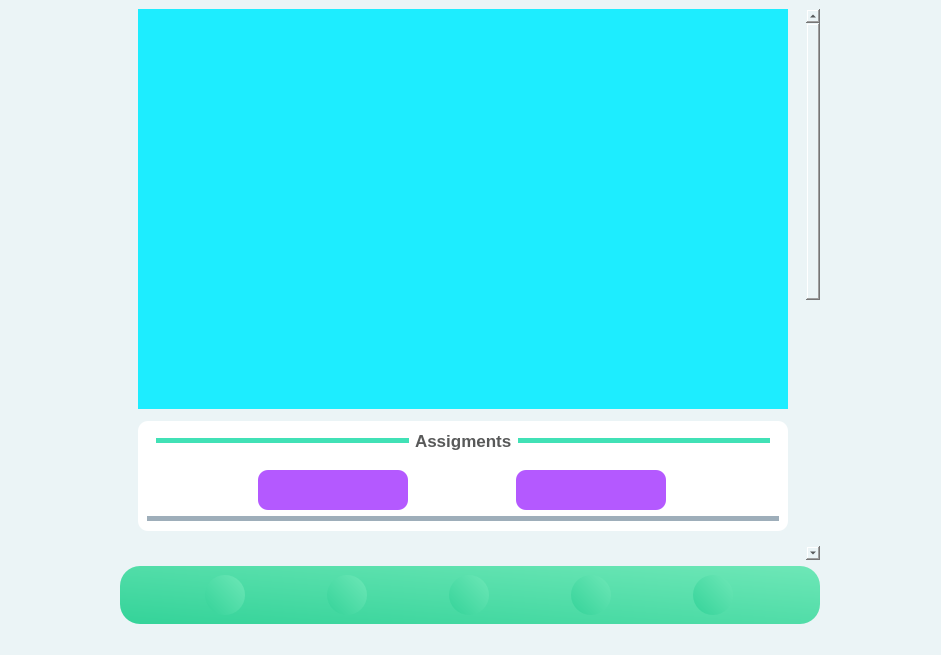
<?xml version="1.0" encoding="UTF-8"?>
<ui version="4.0">
 <class>MainWindow</class>
 <widget class="QMainWindow" name="MainWindow">
  <property name="geometry">
   <rect>
    <x>0</x>
    <y>0</y>
    <width>941</width>
    <height>655</height>
   </rect>
  </property>
  <property name="windowTitle">
   <string>MainWindow</string>
  </property>
  <property name="styleSheet">
   <string notr="true">background:rgb(235, 244, 246);
border:0;</string>
  </property>
  <widget class="QWidget" name="centralwidget">
   <property name="minimumSize">
    <size>
     <width>0</width>
     <height>0</height>
    </size>
   </property>
   <layout class="QGridLayout" name="gridLayout_2">
    <item row="0" column="0">
     <widget class="QScrollArea" name="scrollArea">
      <property name="maximumSize">
       <size>
        <width>700</width>
        <height>16777215</height>
       </size>
      </property>
      <property name="styleSheet">
       <string notr="true">QScrollBar:vertical{
	background: rgb(204, 211, 213);
	border: none;
	width: 5px;
	margin: 15px 0px 15px 0px;
	border-radius: 0px;
}

QScrollBar::handle:vertical {
	background:rgb(150, 150, 150);
	border-radius: 10px;
	min-height: 30px;
}

QScrollBar{
padding: 0px;
margin: 0px;
}</string>
      </property>
      <property name="verticalScrollBarPolicy">
       <enum>Qt::ScrollBarAsNeeded</enum>
      </property>
      <property name="horizontalScrollBarPolicy">
       <enum>Qt::ScrollBarAlwaysOff</enum>
      </property>
      <property name="widgetResizable">
       <bool>true</bool>
      </property>
      <widget class="QWidget" name="wrapper">
       <property name="geometry">
        <rect>
         <x>0</x>
         <y>-360</y>
         <width>683</width>
         <height>1040</height>
        </rect>
       </property>
       <layout class="QGridLayout" name="gridLayout">
        <property name="leftMargin">
         <number>0</number>
        </property>
        <property name="topMargin">
         <number>0</number>
        </property>
        <property name="rightMargin">
         <number>0</number>
        </property>
        <property name="bottomMargin">
         <number>0</number>
        </property>
        <property name="spacing">
         <number>0</number>
        </property>
        <item row="0" column="0">
         <widget class="QFrame" name="container">
          <property name="sizePolicy">
           <sizepolicy hsizetype="Preferred" vsizetype="Maximum">
            <horstretch>0</horstretch>
            <verstretch>0</verstretch>
           </sizepolicy>
          </property>
          <property name="maximumSize">
           <size>
            <width>650</width>
            <height>16777215</height>
           </size>
          </property>
          <property name="styleSheet">
           <string notr="true"/>
          </property>
          <property name="frameShape">
           <enum>QFrame::StyledPanel</enum>
          </property>
          <property name="frameShadow">
           <enum>QFrame::Raised</enum>
          </property>
          <layout class="QVBoxLayout" name="verticalLayout_3">
           <property name="spacing">
            <number>12</number>
           </property>
           <property name="leftMargin">
            <number>0</number>
           </property>
           <property name="topMargin">
            <number>0</number>
           </property>
           <property name="rightMargin">
            <number>0</number>
           </property>
           <property name="bottomMargin">
            <number>0</number>
           </property>
           <item>
            <widget class="QFrame" name="jumbotron">
             <property name="minimumSize">
              <size>
               <width>0</width>
               <height>400</height>
              </size>
             </property>
             <property name="maximumSize">
              <size>
               <width>16777164</width>
               <height>400</height>
              </size>
             </property>
             <property name="styleSheet">
              <string notr="true">background: rgb(29, 237, 255);</string>
             </property>
             <property name="frameShape">
              <enum>QFrame::StyledPanel</enum>
             </property>
             <property name="frameShadow">
              <enum>QFrame::Raised</enum>
             </property>
             <layout class="QVBoxLayout" name="verticalLayout_2">
              <property name="leftMargin">
               <number>0</number>
              </property>
              <property name="topMargin">
               <number>0</number>
              </property>
              <property name="rightMargin">
               <number>0</number>
              </property>
              <property name="bottomMargin">
               <number>0</number>
              </property>
              <item>
               <widget class="QFrame" name="datetime">
                <property name="minimumSize">
                 <size>
                  <width>0</width>
                  <height>60</height>
                 </size>
                </property>
                <property name="maximumSize">
                 <size>
                  <width>16777215</width>
                  <height>60</height>
                 </size>
                </property>
                <property name="frameShape">
                 <enum>QFrame::StyledPanel</enum>
                </property>
                <property name="frameShadow">
                 <enum>QFrame::Raised</enum>
                </property>
               </widget>
              </item>
              <item>
               <widget class="QFrame" name="map">
                <property name="minimumSize">
                 <size>
                  <width>0</width>
                  <height>300</height>
                 </size>
                </property>
                <property name="maximumSize">
                 <size>
                  <width>16777215</width>
                  <height>400</height>
                 </size>
                </property>
                <property name="frameShape">
                 <enum>QFrame::StyledPanel</enum>
                </property>
                <property name="frameShadow">
                 <enum>QFrame::Raised</enum>
                </property>
                <layout class="QGridLayout" name="gridLayout_3">
                 <property name="leftMargin">
                  <number>0</number>
                 </property>
                 <property name="topMargin">
                  <number>0</number>
                 </property>
                 <property name="rightMargin">
                  <number>0</number>
                 </property>
                 <property name="bottomMargin">
                  <number>0</number>
                 </property>
                 <property name="spacing">
                  <number>0</number>
                 </property>
                 <item row="0" column="0">
                  <widget class="QScrollArea" name="scrollArea_2">
                   <property name="widgetResizable">
                    <bool>true</bool>
                   </property>
                   <widget class="QWidget" name="scrollAreaWidgetContents">
                    <property name="geometry">
                     <rect>
                      <x>0</x>
                      <y>0</y>
                      <width>650</width>
                      <height>334</height>
                     </rect>
                    </property>
                   </widget>
                  </widget>
                 </item>
                </layout>
               </widget>
              </item>
             </layout>
            </widget>
           </item>
           <item>
            <widget class="QFrame" name="assignments">
             <property name="minimumSize">
              <size>
               <width>0</width>
               <height>110</height>
              </size>
             </property>
             <property name="styleSheet">
              <string notr="true">background:rgb(255, 255, 255);
border-radius: 10px;</string>
             </property>
             <property name="frameShape">
              <enum>QFrame::StyledPanel</enum>
             </property>
             <property name="frameShadow">
              <enum>QFrame::Raised</enum>
             </property>
             <layout class="QVBoxLayout" name="verticalLayout">
              <property name="spacing">
               <number>0</number>
              </property>
              <property name="topMargin">
               <number>0</number>
              </property>
              <item>
               <widget class="QFrame" name="title_course_2">
                <property name="sizePolicy">
                 <sizepolicy hsizetype="Preferred" vsizetype="Maximum">
                  <horstretch>0</horstretch>
                  <verstretch>0</verstretch>
                 </sizepolicy>
                </property>
                <property name="frameShape">
                 <enum>QFrame::StyledPanel</enum>
                </property>
                <property name="frameShadow">
                 <enum>QFrame::Raised</enum>
                </property>
                <layout class="QHBoxLayout" name="horizontalLayout_5">
                 <item>
                  <widget class="QFrame" name="line_course_9">
                   <property name="minimumSize">
                    <size>
                     <width>0</width>
                     <height>5</height>
                    </size>
                   </property>
                   <property name="maximumSize">
                    <size>
                     <width>16777215</width>
                     <height>5</height>
                    </size>
                   </property>
                   <property name="styleSheet">
                    <string notr="true">background: rgb(65, 225, 182); border-radius: 20px;</string>
                   </property>
                   <property name="frameShape">
                    <enum>QFrame::StyledPanel</enum>
                   </property>
                   <property name="frameShadow">
                    <enum>QFrame::Raised</enum>
                   </property>
                  </widget>
                 </item>
                 <item>
                  <widget class="QLabel" name="label_5">
                   <property name="sizePolicy">
                    <sizepolicy hsizetype="Maximum" vsizetype="Preferred">
                     <horstretch>0</horstretch>
                     <verstretch>0</verstretch>
                    </sizepolicy>
                   </property>
                   <property name="font">
                    <font>
                     <pointsize>13</pointsize>
                     <weight>75</weight>
                     <bold>true</bold>
                    </font>
                   </property>
                   <property name="styleSheet">
                    <string notr="true">color: rgb(88, 89, 89);</string>
                   </property>
                   <property name="text">
                    <string>Assigments</string>
                   </property>
                  </widget>
                 </item>
                 <item>
                  <widget class="QFrame" name="line_course_10">
                   <property name="minimumSize">
                    <size>
                     <width>0</width>
                     <height>5</height>
                    </size>
                   </property>
                   <property name="maximumSize">
                    <size>
                     <width>16777215</width>
                     <height>5</height>
                    </size>
                   </property>
                   <property name="styleSheet">
                    <string notr="true">background: rgb(65, 225, 182); border-radius: 50px;</string>
                   </property>
                   <property name="frameShape">
                    <enum>QFrame::StyledPanel</enum>
                   </property>
                   <property name="frameShadow">
                    <enum>QFrame::Raised</enum>
                   </property>
                  </widget>
                 </item>
                </layout>
               </widget>
              </item>
              <item>
               <widget class="QScrollArea" name="assignments_scroll">
                <property name="minimumSize">
                 <size>
                  <width>0</width>
                  <height>50</height>
                 </size>
                </property>
                <property name="maximumSize">
                 <size>
                  <width>16777215</width>
                  <height>60</height>
                 </size>
                </property>
                <property name="styleSheet">
                 <string notr="true">QScrollBar:horizontal{
	border: 0;
	height: 5px;
	transition: all 0.5s ease;
}

QScrollBar::handle:horizontal{
	background: rgb(158, 174, 186);
	border-radius: 10px;
}

QScrollBar::handle:horizontal:hover{
	height: 10px;
}


QScrollBar:horizontal:hover{
	height: 10px;
}</string>
                </property>
                <property name="verticalScrollBarPolicy">
                 <enum>Qt::ScrollBarAlwaysOff</enum>
                </property>
                <property name="horizontalScrollBarPolicy">
                 <enum>Qt::ScrollBarAlwaysOn</enum>
                </property>
                <property name="widgetResizable">
                 <bool>true</bool>
                </property>
                <widget class="QWidget" name="scrollAreaWidgetContents_2">
                 <property name="geometry">
                  <rect>
                   <x>0</x>
                   <y>0</y>
                   <width>632</width>
                   <height>58</height>
                  </rect>
                 </property>
                 <layout class="QHBoxLayout" name="horizontalLayout_6">
                  <item>
                   <widget class="QFrame" name="Assignments">
                    <property name="minimumSize">
                     <size>
                      <width>150</width>
                      <height>40</height>
                     </size>
                    </property>
                    <property name="maximumSize">
                     <size>
                      <width>150</width>
                      <height>40</height>
                     </size>
                    </property>
                    <property name="styleSheet">
                     <string notr="true">background:rgb(180, 89, 255);</string>
                    </property>
                    <property name="frameShape">
                     <enum>QFrame::StyledPanel</enum>
                    </property>
                    <property name="frameShadow">
                     <enum>QFrame::Raised</enum>
                    </property>
                   </widget>
                  </item>
                  <item>
                   <widget class="QFrame" name="Assignments_2">
                    <property name="minimumSize">
                     <size>
                      <width>150</width>
                      <height>40</height>
                     </size>
                    </property>
                    <property name="maximumSize">
                     <size>
                      <width>150</width>
                      <height>40</height>
                     </size>
                    </property>
                    <property name="styleSheet">
                     <string notr="true">background:rgb(180, 89, 255);</string>
                    </property>
                    <property name="frameShape">
                     <enum>QFrame::StyledPanel</enum>
                    </property>
                    <property name="frameShadow">
                     <enum>QFrame::Raised</enum>
                    </property>
                   </widget>
                  </item>
                 </layout>
                </widget>
               </widget>
              </item>
             </layout>
            </widget>
           </item>
           <item>
            <widget class="QFrame" name="Note_container">
             <property name="minimumSize">
              <size>
               <width>0</width>
               <height>210</height>
              </size>
             </property>
             <property name="styleSheet">
              <string notr="true">border:0;</string>
             </property>
             <property name="frameShape">
              <enum>QFrame::StyledPanel</enum>
             </property>
             <property name="frameShadow">
              <enum>QFrame::Raised</enum>
             </property>
             <layout class="QGridLayout" name="gridLayout_4">
              <property name="leftMargin">
               <number>0</number>
              </property>
              <property name="topMargin">
               <number>0</number>
              </property>
              <property name="rightMargin">
               <number>0</number>
              </property>
              <property name="bottomMargin">
               <number>0</number>
              </property>
              <property name="spacing">
               <number>0</number>
              </property>
              <item row="0" column="0">
               <widget class="QScrollArea" name="note_scroll">
                <property name="styleSheet">
                 <string notr="true">QScrollArea {
    background: rgb(0, 240, 0); /* Entire scroll container background */
    border: 0px;
}

QScrollBar:horizontal {
    border: 0px;
    height: 5px;
    background: rgb(220, 220, 220); /* Scrollbar track background */
}

QScrollBar::handle:horizontal {
    background: rgb(158, 174, 186); /* Scrollbar handle */
    border-radius: 10px;
}
</string>
                </property>
                <property name="verticalScrollBarPolicy">
                 <enum>Qt::ScrollBarAlwaysOff</enum>
                </property>
                <property name="widgetResizable">
                 <bool>true</bool>
                </property>
                <widget class="QWidget" name="scrollAreaWidgetContents_4">
                 <property name="geometry">
                  <rect>
                   <x>0</x>
                   <y>0</y>
                   <width>948</width>
                   <height>218</height>
                  </rect>
                 </property>
                 <layout class="QGridLayout" name="gridLayout_5">
                  <item row="0" column="0">
                   <widget class="QFrame" name="note_wrapper">
                    <property name="sizePolicy">
                     <sizepolicy hsizetype="Preferred" vsizetype="Maximum">
                      <horstretch>0</horstretch>
                      <verstretch>0</verstretch>
                     </sizepolicy>
                    </property>
                    <property name="minimumSize">
                     <size>
                      <width>0</width>
                      <height>200</height>
                     </size>
                    </property>
                    <property name="styleSheet">
                     <string notr="true"/>
                    </property>
                    <property name="frameShape">
                     <enum>QFrame::StyledPanel</enum>
                    </property>
                    <property name="frameShadow">
                     <enum>QFrame::Raised</enum>
                    </property>
                    <layout class="QHBoxLayout" name="horizontalLayout_7">
                     <item>
                      <widget class="QFrame" name="note">
                       <property name="minimumSize">
                        <size>
                         <width>300</width>
                         <height>0</height>
                        </size>
                       </property>
                       <property name="maximumSize">
                        <size>
                         <width>300</width>
                         <height>16777215</height>
                        </size>
                       </property>
                       <property name="styleSheet">
                        <string notr="true">background: qlineargradient(spread:pad, x1:0, y1:1, x2:1, y2:0, stop:0 rgb(57, 254, 132), stop:1 rgb(30, 229, 166));

border-radius: 10px;</string>
                       </property>
                       <property name="frameShape">
                        <enum>QFrame::StyledPanel</enum>
                       </property>
                       <property name="frameShadow">
                        <enum>QFrame::Raised</enum>
                       </property>
                       <layout class="QGridLayout" name="gridLayout_6">
                        <item row="0" column="0">
                         <widget class="QLabel" name="label_6">
                          <property name="styleSheet">
                           <string notr="true">color: rgb(75, 75, 75);
font: 500 20px &quot;Arial&quot;;
</string>
                          </property>
                          <property name="text">
                           <string>Jangan lupa hari ini ada kuis kalkulus yaawh</string>
                          </property>
                          <property name="alignment">
                           <set>Qt::AlignCenter</set>
                          </property>
                          <property name="wordWrap">
                           <bool>true</bool>
                          </property>
                         </widget>
                        </item>
                       </layout>
                      </widget>
                     </item>
                     <item>
                      <widget class="QFrame" name="note_2">
                       <property name="minimumSize">
                        <size>
                         <width>300</width>
                         <height>0</height>
                        </size>
                       </property>
                       <property name="maximumSize">
                        <size>
                         <width>300</width>
                         <height>16777215</height>
                        </size>
                       </property>
                       <property name="styleSheet">
                        <string notr="true">background: qlineargradient(spread:pad, x1:0, y1:1, x2:1, y2:0, stop:0 rgb(252, 252, 108), stop:1 rgb(239, 188, 20));

border-radius: 10px;</string>
                       </property>
                       <property name="frameShape">
                        <enum>QFrame::StyledPanel</enum>
                       </property>
                       <property name="frameShadow">
                        <enum>QFrame::Raised</enum>
                       </property>
                       <layout class="QGridLayout" name="gridLayout_7">
                        <item row="0" column="0">
                         <widget class="QLabel" name="label_7">
                          <property name="styleSheet">
                           <string notr="true">color: rgb(75, 75, 75);
font: 500 20px &quot;Arial&quot;;
</string>
                          </property>
                          <property name="text">
                           <string>Jangan lupa laprak kimia dikumpul</string>
                          </property>
                          <property name="alignment">
                           <set>Qt::AlignCenter</set>
                          </property>
                          <property name="wordWrap">
                           <bool>true</bool>
                          </property>
                         </widget>
                        </item>
                       </layout>
                      </widget>
                     </item>
                     <item>
                      <widget class="QFrame" name="note_3">
                       <property name="minimumSize">
                        <size>
                         <width>300</width>
                         <height>0</height>
                        </size>
                       </property>
                       <property name="maximumSize">
                        <size>
                         <width>300</width>
                         <height>16777215</height>
                        </size>
                       </property>
                       <property name="styleSheet">
                        <string notr="true">background: qlineargradient(spread:pad, x1:0, y1:1, x2:1, y2:0, stop:0 rgb(252, 252, 108), stop:1 rgb(239, 188, 20));

border-radius: 10px;</string>
                       </property>
                       <property name="frameShape">
                        <enum>QFrame::StyledPanel</enum>
                       </property>
                       <property name="frameShadow">
                        <enum>QFrame::Raised</enum>
                       </property>
                       <layout class="QGridLayout" name="gridLayout_8">
                        <item row="0" column="0">
                         <widget class="QLabel" name="label_8">
                          <property name="styleSheet">
                           <string notr="true">color: rgb(75, 75, 75);
font: 500 20px &quot;Arial&quot;;
</string>
                          </property>
                          <property name="text">
                           <string>MODUL 1 BELUM EHHHHHH</string>
                          </property>
                          <property name="alignment">
                           <set>Qt::AlignCenter</set>
                          </property>
                          <property name="wordWrap">
                           <bool>true</bool>
                          </property>
                         </widget>
                        </item>
                       </layout>
                      </widget>
                     </item>
                    </layout>
                   </widget>
                  </item>
                 </layout>
                </widget>
               </widget>
              </item>
             </layout>
            </widget>
           </item>
          </layout>
         </widget>
        </item>
        <item row="1" column="0">
         <widget class="QFrame" name="course_container">
          <property name="sizePolicy">
           <sizepolicy hsizetype="Preferred" vsizetype="Maximum">
            <horstretch>0</horstretch>
            <verstretch>0</verstretch>
           </sizepolicy>
          </property>
          <property name="styleSheet">
           <string notr="true">border-top-left-radius: 50px;
border-top-right-radius: 50px;
border-bottom-left-radius: 0px;
border-bottom-right-radius: 0px;
background: rgb(255, 255, 255);
box-shadow: 10px 10px 20px rgba(0, 0, 0, 0.3);</string>
          </property>
          <property name="frameShape">
           <enum>QFrame::StyledPanel</enum>
          </property>
          <property name="frameShadow">
           <enum>QFrame::Raised</enum>
          </property>
          <layout class="QVBoxLayout" name="verticalLayout_5">
           <property name="spacing">
            <number>25</number>
           </property>
           <property name="leftMargin">
            <number>15</number>
           </property>
           <property name="topMargin">
            <number>20</number>
           </property>
           <property name="rightMargin">
            <number>15</number>
           </property>
           <property name="bottomMargin">
            <number>12</number>
           </property>
           <item>
            <widget class="QFrame" name="title_course">
             <property name="sizePolicy">
              <sizepolicy hsizetype="Preferred" vsizetype="Maximum">
               <horstretch>0</horstretch>
               <verstretch>0</verstretch>
              </sizepolicy>
             </property>
             <property name="frameShape">
              <enum>QFrame::StyledPanel</enum>
             </property>
             <property name="frameShadow">
              <enum>QFrame::Raised</enum>
             </property>
             <layout class="QHBoxLayout" name="horizontalLayout">
              <item>
               <widget class="QFrame" name="line_course">
                <property name="minimumSize">
                 <size>
                  <width>0</width>
                  <height>5</height>
                 </size>
                </property>
                <property name="maximumSize">
                 <size>
                  <width>16777215</width>
                  <height>5</height>
                 </size>
                </property>
                <property name="styleSheet">
                 <string notr="true">background: rgb(65, 225, 182); border-radius: 20px;</string>
                </property>
                <property name="frameShape">
                 <enum>QFrame::StyledPanel</enum>
                </property>
                <property name="frameShadow">
                 <enum>QFrame::Raised</enum>
                </property>
               </widget>
              </item>
              <item>
               <widget class="QLabel" name="label">
                <property name="sizePolicy">
                 <sizepolicy hsizetype="Maximum" vsizetype="Preferred">
                  <horstretch>0</horstretch>
                  <verstretch>0</verstretch>
                 </sizepolicy>
                </property>
                <property name="font">
                 <font>
                  <pointsize>13</pointsize>
                  <weight>75</weight>
                  <bold>true</bold>
                 </font>
                </property>
                <property name="styleSheet">
                 <string notr="true">color: rgb(88, 89, 89);</string>
                </property>
                <property name="text">
                 <string>Classes</string>
                </property>
               </widget>
              </item>
              <item>
               <widget class="QFrame" name="line_course_2">
                <property name="minimumSize">
                 <size>
                  <width>0</width>
                  <height>5</height>
                 </size>
                </property>
                <property name="maximumSize">
                 <size>
                  <width>16777215</width>
                  <height>5</height>
                 </size>
                </property>
                <property name="styleSheet">
                 <string notr="true">background: rgb(65, 225, 182); border-radius: 50px;</string>
                </property>
                <property name="frameShape">
                 <enum>QFrame::StyledPanel</enum>
                </property>
                <property name="frameShadow">
                 <enum>QFrame::Raised</enum>
                </property>
               </widget>
              </item>
             </layout>
            </widget>
           </item>
           <item>
            <widget class="QFrame" name="course_wrapper">
             <property name="sizePolicy">
              <sizepolicy hsizetype="Preferred" vsizetype="Maximum">
               <horstretch>0</horstretch>
               <verstretch>0</verstretch>
              </sizepolicy>
             </property>
             <property name="accessibleName">
              <string/>
             </property>
             <property name="styleSheet">
              <string notr="true">
border-radius: 0;</string>
             </property>
             <property name="frameShape">
              <enum>QFrame::StyledPanel</enum>
             </property>
             <property name="frameShadow">
              <enum>QFrame::Raised</enum>
             </property>
             <layout class="QVBoxLayout" name="verticalLayout_4">
              <property name="spacing">
               <number>20</number>
              </property>
              <property name="leftMargin">
               <number>0</number>
              </property>
              <property name="topMargin">
               <number>0</number>
              </property>
              <property name="rightMargin">
               <number>0</number>
              </property>
              <property name="bottomMargin">
               <number>0</number>
              </property>
              <item>
               <widget class="QFrame" name="course">
                <property name="minimumSize">
                 <size>
                  <width>0</width>
                  <height>90</height>
                 </size>
                </property>
                <property name="maximumSize">
                 <size>
                  <width>16777215</width>
                  <height>90</height>
                 </size>
                </property>
                <property name="layoutDirection">
                 <enum>Qt::LeftToRight</enum>
                </property>
                <property name="autoFillBackground">
                 <bool>false</bool>
                </property>
                <property name="styleSheet">
                 <string notr="true">background: rgba(255, 0, 0);</string>
                </property>
                <property name="frameShape">
                 <enum>QFrame::StyledPanel</enum>
                </property>
                <property name="frameShadow">
                 <enum>QFrame::Raised</enum>
                </property>
                <layout class="QGridLayout" name="gridLayout_10" rowstretch="0" columnstretch="0">
                 <property name="leftMargin">
                  <number>0</number>
                 </property>
                 <property name="topMargin">
                  <number>0</number>
                 </property>
                 <property name="rightMargin">
                  <number>0</number>
                 </property>
                 <property name="bottomMargin">
                  <number>0</number>
                 </property>
                 <property name="spacing">
                  <number>0</number>
                 </property>
                </layout>
               </widget>
              </item>
              <item>
               <widget class="QFrame" name="new_course">
                <property name="minimumSize">
                 <size>
                  <width>0</width>
                  <height>90</height>
                 </size>
                </property>
                <property name="maximumSize">
                 <size>
                  <width>16777215</width>
                  <height>90</height>
                 </size>
                </property>
                <property name="layoutDirection">
                 <enum>Qt::LeftToRight</enum>
                </property>
                <property name="autoFillBackground">
                 <bool>false</bool>
                </property>
                <property name="styleSheet">
                 <string notr="true">QFrame{
border: 4px solid rgb(156, 163, 175);
border-radius: 30px;
}

QFrame:hover{
 border: 4px solid rgb(65, 225, 182);
}</string>
                </property>
                <property name="frameShape">
                 <enum>QFrame::StyledPanel</enum>
                </property>
                <property name="frameShadow">
                 <enum>QFrame::Raised</enum>
                </property>
                <layout class="QHBoxLayout" name="horizontalLayout_2">
                 <property name="leftMargin">
                  <number>20</number>
                 </property>
                 <property name="rightMargin">
                  <number>20</number>
                 </property>
                 <item>
                  <widget class="QFrame" name="new_line_course_2">
                   <property name="minimumSize">
                    <size>
                     <width>0</width>
                     <height>5</height>
                    </size>
                   </property>
                   <property name="maximumSize">
                    <size>
                     <width>16777215</width>
                     <height>5</height>
                    </size>
                   </property>
                   <property name="styleSheet">
                    <string notr="true">background: rgb(65, 225, 182); border-radius: 20px;</string>
                   </property>
                   <property name="frameShape">
                    <enum>QFrame::StyledPanel</enum>
                   </property>
                   <property name="frameShadow">
                    <enum>QFrame::Raised</enum>
                   </property>
                  </widget>
                 </item>
                 <item>
                  <widget class="QPushButton" name="new_course_btn">
                   <property name="sizePolicy">
                    <sizepolicy hsizetype="Maximum" vsizetype="Preferred">
                     <horstretch>0</horstretch>
                     <verstretch>0</verstretch>
                    </sizepolicy>
                   </property>
                   <property name="styleSheet">
                    <string notr="true">color: rgb(51, 65, 85);
font: 500 20px &quot;Arial&quot;;
border: 0px;</string>
                   </property>
                   <property name="text">
                    <string>Tambah kelas</string>
                   </property>
                  </widget>
                 </item>
                 <item>
                  <widget class="QFrame" name="new_line_course">
                   <property name="minimumSize">
                    <size>
                     <width>0</width>
                     <height>5</height>
                    </size>
                   </property>
                   <property name="maximumSize">
                    <size>
                     <width>16777215</width>
                     <height>5</height>
                    </size>
                   </property>
                   <property name="styleSheet">
                    <string notr="true">background: rgb(65, 225, 182); border-radius: 10px;</string>
                   </property>
                   <property name="frameShape">
                    <enum>QFrame::StyledPanel</enum>
                   </property>
                   <property name="frameShadow">
                    <enum>QFrame::Raised</enum>
                   </property>
                  </widget>
                 </item>
                </layout>
               </widget>
              </item>
             </layout>
            </widget>
           </item>
          </layout>
         </widget>
        </item>
       </layout>
      </widget>
     </widget>
    </item>
    <item row="1" column="0">
     <widget class="QFrame" name="task_bar">
      <property name="maximumSize">
       <size>
        <width>16777215</width>
        <height>60</height>
       </size>
      </property>
      <property name="styleSheet">
       <string notr="true">background: qlineargradient(spread:pad, x1:0, y1:1, x2:1, y2:0, stop:0 rgb(52, 211, 153), stop:1 rgb(110, 231, 183));
border-radius: 20px;</string>
      </property>
      <property name="frameShape">
       <enum>QFrame::StyledPanel</enum>
      </property>
      <property name="frameShadow">
       <enum>QFrame::Raised</enum>
      </property>
      <layout class="QHBoxLayout" name="horizontalLayout_3">
       <item>
        <widget class="QLabel" name="Task_5">
         <property name="minimumSize">
          <size>
           <width>40</width>
           <height>40</height>
          </size>
         </property>
         <property name="maximumSize">
          <size>
           <width>40</width>
           <height>40</height>
          </size>
         </property>
         <property name="text">
          <string/>
         </property>
         <property name="pixmap">
          <pixmap>resources/icons/dashboard.svg</pixmap>
         </property>
         <property name="scaledContents">
          <bool>true</bool>
         </property>
        </widget>
       </item>
       <item>
        <widget class="QLabel" name="Task">
         <property name="minimumSize">
          <size>
           <width>40</width>
           <height>40</height>
          </size>
         </property>
         <property name="maximumSize">
          <size>
           <width>40</width>
           <height>40</height>
          </size>
         </property>
         <property name="text">
          <string/>
         </property>
         <property name="pixmap">
          <pixmap>resources/icons/dashboard.svg</pixmap>
         </property>
         <property name="scaledContents">
          <bool>true</bool>
         </property>
        </widget>
       </item>
       <item>
        <widget class="QLabel" name="Task_4">
         <property name="minimumSize">
          <size>
           <width>40</width>
           <height>40</height>
          </size>
         </property>
         <property name="maximumSize">
          <size>
           <width>40</width>
           <height>40</height>
          </size>
         </property>
         <property name="text">
          <string/>
         </property>
         <property name="pixmap">
          <pixmap>resources/icons/dashboard.svg</pixmap>
         </property>
         <property name="scaledContents">
          <bool>true</bool>
         </property>
        </widget>
       </item>
       <item>
        <widget class="QLabel" name="Task_3">
         <property name="minimumSize">
          <size>
           <width>40</width>
           <height>40</height>
          </size>
         </property>
         <property name="maximumSize">
          <size>
           <width>40</width>
           <height>40</height>
          </size>
         </property>
         <property name="text">
          <string/>
         </property>
         <property name="pixmap">
          <pixmap>resources/icons/dashboard.svg</pixmap>
         </property>
         <property name="scaledContents">
          <bool>true</bool>
         </property>
        </widget>
       </item>
       <item>
        <widget class="QLabel" name="Task_2">
         <property name="minimumSize">
          <size>
           <width>40</width>
           <height>40</height>
          </size>
         </property>
         <property name="maximumSize">
          <size>
           <width>40</width>
           <height>40</height>
          </size>
         </property>
         <property name="text">
          <string/>
         </property>
         <property name="pixmap">
          <pixmap>resources/icons/dashboard.svg</pixmap>
         </property>
         <property name="scaledContents">
          <bool>true</bool>
         </property>
        </widget>
       </item>
      </layout>
     </widget>
    </item>
   </layout>
  </widget>
  <widget class="QStatusBar" name="statusBar"/>
 </widget>
 <resources/>
 <connections/>
</ui>
